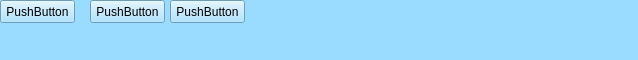
<?xml version="1.0" encoding="UTF-8"?>
<ui version="4.0">
 <class>ToolBar</class>
 <widget class="QWidget" name="ToolBar">
  <property name="geometry">
   <rect>
    <x>0</x>
    <y>0</y>
    <width>638</width>
    <height>60</height>
   </rect>
  </property>
  <property name="sizePolicy">
   <sizepolicy hsizetype="Preferred" vsizetype="Preferred">
    <horstretch>0</horstretch>
    <verstretch>0</verstretch>
   </sizepolicy>
  </property>
  <property name="minimumSize">
   <size>
    <width>0</width>
    <height>0</height>
   </size>
  </property>
  <property name="maximumSize">
   <size>
    <width>16777215</width>
    <height>16777215</height>
   </size>
  </property>
  <property name="windowTitle">
   <string>Dialog</string>
  </property>
  <property name="styleSheet">
   <string notr="true">background-color: rgb(153, 220, 255);</string>
  </property>
  <widget class="QPushButton" name="pushButton">
   <property name="geometry">
    <rect>
     <x>0</x>
     <y>0</y>
     <width>75</width>
     <height>23</height>
    </rect>
   </property>
   <property name="text">
    <string>PushButton</string>
   </property>
  </widget>
  <widget class="QPushButton" name="pushButton_2">
   <property name="geometry">
    <rect>
     <x>90</x>
     <y>0</y>
     <width>75</width>
     <height>23</height>
    </rect>
   </property>
   <property name="text">
    <string>PushButton</string>
   </property>
  </widget>
  <widget class="QPushButton" name="pushButton_3">
   <property name="geometry">
    <rect>
     <x>170</x>
     <y>0</y>
     <width>75</width>
     <height>23</height>
    </rect>
   </property>
   <property name="text">
    <string>PushButton</string>
   </property>
  </widget>
 </widget>
 <resources/>
 <connections/>
</ui>
